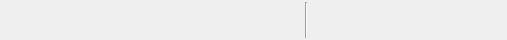
<?xml version="1.0" encoding="UTF-8"?>
<ui version="4.0">
 <class>MenueClass</class>
 <widget class="QWidget" name="MenueClass">
  <property name="geometry">
   <rect>
    <x>0</x>
    <y>0</y>
    <width>507</width>
    <height>40</height>
   </rect>
  </property>
  <property name="sizePolicy">
   <sizepolicy hsizetype="MinimumExpanding" vsizetype="Fixed">
    <horstretch>0</horstretch>
    <verstretch>0</verstretch>
   </sizepolicy>
  </property>
  <property name="minimumSize">
   <size>
    <width>0</width>
    <height>40</height>
   </size>
  </property>
  <property name="maximumSize">
   <size>
    <width>1000</width>
    <height>40</height>
   </size>
  </property>
  <property name="windowTitle">
   <string>WinMusik 3.0</string>
  </property>
  <property name="windowIcon">
   <iconset resource="../resources.qrc">
    <normaloff>:/devices25/resources/tr25x25-0015.png</normaloff>:/devices25/resources/tr25x25-0015.png</iconset>
  </property>
  <layout class="QHBoxLayout" name="horizontalLayout_3">
   <property name="margin">
    <number>2</number>
   </property>
   <item>
    <widget class="QFrame" name="frame">
     <property name="enabled">
      <bool>true</bool>
     </property>
     <property name="sizePolicy">
      <sizepolicy hsizetype="Preferred" vsizetype="Preferred">
       <horstretch>0</horstretch>
       <verstretch>0</verstretch>
      </sizepolicy>
     </property>
     <property name="styleSheet">
      <string notr="true"/>
     </property>
     <property name="frameShape">
      <enum>QFrame::NoFrame</enum>
     </property>
     <property name="frameShadow">
      <enum>QFrame::Plain</enum>
     </property>
     <property name="lineWidth">
      <number>0</number>
     </property>
     <property name="midLineWidth">
      <number>0</number>
     </property>
     <layout class="QHBoxLayout" name="horizontalLayout">
      <property name="spacing">
       <number>0</number>
      </property>
      <property name="margin">
       <number>0</number>
      </property>
      <item>
       <widget class="WMToolButton" name="toolButton_1">
        <property name="toolTip">
         <string>Music Cassette</string>
        </property>
        <property name="styleSheet">
         <string notr="true"/>
        </property>
        <property name="text">
         <string/>
        </property>
        <property name="icon">
         <iconset resource="../resources.qrc">
          <normaloff>:/devices25/resources/tr25x25-0001.png</normaloff>:/devices25/resources/tr25x25-0001.png</iconset>
        </property>
        <property name="iconSize">
         <size>
          <width>25</width>
          <height>25</height>
         </size>
        </property>
        <property name="autoRaise">
         <bool>true</bool>
        </property>
       </widget>
      </item>
      <item>
       <widget class="WMToolButton" name="toolButton_2">
        <property name="toolTip">
         <string>Audio CD</string>
        </property>
        <property name="styleSheet">
         <string notr="true"/>
        </property>
        <property name="text">
         <string/>
        </property>
        <property name="icon">
         <iconset resource="../resources.qrc">
          <normaloff>:/devices25/resources/tr25x25-0002.png</normaloff>:/devices25/resources/tr25x25-0002.png</iconset>
        </property>
        <property name="iconSize">
         <size>
          <width>25</width>
          <height>25</height>
         </size>
        </property>
        <property name="autoRaise">
         <bool>true</bool>
        </property>
       </widget>
      </item>
      <item>
       <widget class="WMToolButton" name="toolButton_3">
        <property name="toolTip">
         <string>Data Storage</string>
        </property>
        <property name="styleSheet">
         <string notr="true"/>
        </property>
        <property name="text">
         <string/>
        </property>
        <property name="icon">
         <iconset resource="../resources.qrc">
          <normaloff>:/devices25/resources/tr25x25-0003.png</normaloff>:/devices25/resources/tr25x25-0003.png</iconset>
        </property>
        <property name="iconSize">
         <size>
          <width>25</width>
          <height>25</height>
         </size>
        </property>
        <property name="autoRaise">
         <bool>true</bool>
        </property>
       </widget>
      </item>
      <item>
       <widget class="WMToolButton" name="toolButton_4">
        <property name="toolTip">
         <string>Record</string>
        </property>
        <property name="styleSheet">
         <string notr="true"/>
        </property>
        <property name="text">
         <string/>
        </property>
        <property name="icon">
         <iconset resource="../resources.qrc">
          <normaloff>:/devices25/resources/tr25x25-0004.png</normaloff>:/devices25/resources/tr25x25-0004.png</iconset>
        </property>
        <property name="iconSize">
         <size>
          <width>25</width>
          <height>25</height>
         </size>
        </property>
        <property name="autoRaise">
         <bool>true</bool>
        </property>
       </widget>
      </item>
      <item>
       <widget class="WMToolButton" name="toolButton_5">
        <property name="toolTip">
         <string>VHS-Tape</string>
        </property>
        <property name="styleSheet">
         <string notr="true"/>
        </property>
        <property name="text">
         <string/>
        </property>
        <property name="icon">
         <iconset resource="../resources.qrc">
          <normaloff>:/devices25/resources/tr25x25-0005.png</normaloff>:/devices25/resources/tr25x25-0005.png</iconset>
        </property>
        <property name="iconSize">
         <size>
          <width>25</width>
          <height>25</height>
         </size>
        </property>
        <property name="autoRaise">
         <bool>true</bool>
        </property>
       </widget>
      </item>
      <item>
       <widget class="WMToolButton" name="toolButton_6">
        <property name="toolTip">
         <string>Other</string>
        </property>
        <property name="styleSheet">
         <string notr="true"/>
        </property>
        <property name="text">
         <string/>
        </property>
        <property name="icon">
         <iconset resource="../resources.qrc">
          <normaloff>:/devices25/resources/tr25x25-0006.png</normaloff>:/devices25/resources/tr25x25-0006.png</iconset>
        </property>
        <property name="iconSize">
         <size>
          <width>25</width>
          <height>25</height>
         </size>
        </property>
        <property name="autoRaise">
         <bool>true</bool>
        </property>
       </widget>
      </item>
      <item>
       <widget class="WMToolButton" name="toolButton_7">
        <property name="toolTip">
         <string>MP3-CD</string>
        </property>
        <property name="styleSheet">
         <string notr="true"/>
        </property>
        <property name="text">
         <string/>
        </property>
        <property name="icon">
         <iconset resource="../resources.qrc">
          <normaloff>:/devices25/resources/tr25x25-0007.png</normaloff>:/devices25/resources/tr25x25-0007.png</iconset>
        </property>
        <property name="iconSize">
         <size>
          <width>25</width>
          <height>25</height>
         </size>
        </property>
        <property name="autoRaise">
         <bool>true</bool>
        </property>
       </widget>
      </item>
      <item>
       <widget class="WMToolButton" name="toolButton_8">
        <property name="toolTip">
         <string>Tape</string>
        </property>
        <property name="styleSheet">
         <string notr="true"/>
        </property>
        <property name="text">
         <string/>
        </property>
        <property name="icon">
         <iconset resource="../resources.qrc">
          <normaloff>:/devices25/resources/tr25x25-0008.png</normaloff>:/devices25/resources/tr25x25-0008.png</iconset>
        </property>
        <property name="iconSize">
         <size>
          <width>25</width>
          <height>25</height>
         </size>
        </property>
        <property name="autoRaise">
         <bool>true</bool>
        </property>
       </widget>
      </item>
      <item>
       <widget class="WMToolButton" name="toolButton_9">
        <property name="toolTip">
         <string>Audio DVD</string>
        </property>
        <property name="autoFillBackground">
         <bool>false</bool>
        </property>
        <property name="styleSheet">
         <string notr="true"/>
        </property>
        <property name="text">
         <string/>
        </property>
        <property name="icon">
         <iconset resource="../resources.qrc">
          <normaloff>:/devices25/resources/tr25x25-0009.png</normaloff>:/devices25/resources/tr25x25-0009.png</iconset>
        </property>
        <property name="iconSize">
         <size>
          <width>25</width>
          <height>25</height>
         </size>
        </property>
        <property name="autoRaise">
         <bool>true</bool>
        </property>
       </widget>
      </item>
     </layout>
    </widget>
   </item>
   <item>
    <widget class="Line" name="line">
     <property name="orientation">
      <enum>Qt::Vertical</enum>
     </property>
    </widget>
   </item>
   <item>
    <widget class="QFrame" name="frame_2">
     <property name="enabled">
      <bool>true</bool>
     </property>
     <property name="sizePolicy">
      <sizepolicy hsizetype="Preferred" vsizetype="Preferred">
       <horstretch>0</horstretch>
       <verstretch>0</verstretch>
      </sizepolicy>
     </property>
     <property name="styleSheet">
      <string notr="true"/>
     </property>
     <property name="frameShape">
      <enum>QFrame::NoFrame</enum>
     </property>
     <property name="frameShadow">
      <enum>QFrame::Plain</enum>
     </property>
     <property name="lineWidth">
      <number>0</number>
     </property>
     <property name="midLineWidth">
      <number>0</number>
     </property>
     <layout class="QHBoxLayout" name="horizontalLayout_2">
      <property name="spacing">
       <number>0</number>
      </property>
      <property name="margin">
       <number>0</number>
      </property>
      <item>
       <widget class="QToolButton" name="searchButton">
        <property name="toolTip">
         <string>Search</string>
        </property>
        <property name="autoFillBackground">
         <bool>false</bool>
        </property>
        <property name="styleSheet">
         <string notr="true"/>
        </property>
        <property name="text">
         <string/>
        </property>
        <property name="icon">
         <iconset resource="../resources.qrc">
          <normaloff>:/devices25/resources/tr25x25-0012.png</normaloff>:/devices25/resources/tr25x25-0012.png</iconset>
        </property>
        <property name="iconSize">
         <size>
          <width>25</width>
          <height>25</height>
         </size>
        </property>
        <property name="autoRaise">
         <bool>true</bool>
        </property>
       </widget>
      </item>
      <item>
       <widget class="QToolButton" name="propertiesButton">
        <property name="toolTip">
         <string>Properties</string>
        </property>
        <property name="autoFillBackground">
         <bool>false</bool>
        </property>
        <property name="styleSheet">
         <string notr="true"/>
        </property>
        <property name="text">
         <string/>
        </property>
        <property name="icon">
         <iconset resource="../resources.qrc">
          <normaloff>:/devices25/resources/tr25x25-0011.png</normaloff>:/devices25/resources/tr25x25-0011.png</iconset>
        </property>
        <property name="iconSize">
         <size>
          <width>25</width>
          <height>25</height>
         </size>
        </property>
        <property name="autoRaise">
         <bool>true</bool>
        </property>
       </widget>
      </item>
      <item>
       <widget class="QToolButton" name="coverButton">
        <property name="toolTip">
         <string>Print Cover</string>
        </property>
        <property name="autoFillBackground">
         <bool>false</bool>
        </property>
        <property name="styleSheet">
         <string notr="true"/>
        </property>
        <property name="text">
         <string/>
        </property>
        <property name="icon">
         <iconset resource="../resources.qrc">
          <normaloff>:/devices25/resources/tr25x25-0010.png</normaloff>:/devices25/resources/tr25x25-0010.png</iconset>
        </property>
        <property name="iconSize">
         <size>
          <width>25</width>
          <height>25</height>
         </size>
        </property>
        <property name="autoRaise">
         <bool>true</bool>
        </property>
       </widget>
      </item>
      <item>
       <widget class="QToolButton" name="playlistButton">
        <property name="toolTip">
         <string>Manage Playlists</string>
        </property>
        <property name="autoFillBackground">
         <bool>false</bool>
        </property>
        <property name="styleSheet">
         <string notr="true"/>
        </property>
        <property name="text">
         <string/>
        </property>
        <property name="icon">
         <iconset resource="../resources.qrc">
          <normaloff>:/devices25/resources/tr25x25-0016.png</normaloff>:/devices25/resources/tr25x25-0016.png</iconset>
        </property>
        <property name="iconSize">
         <size>
          <width>25</width>
          <height>25</height>
         </size>
        </property>
        <property name="autoRaise">
         <bool>true</bool>
        </property>
       </widget>
      </item>
      <item>
       <widget class="QToolButton" name="aboutButton">
        <property name="toolTip">
         <string>about WinMusik</string>
        </property>
        <property name="autoFillBackground">
         <bool>false</bool>
        </property>
        <property name="styleSheet">
         <string notr="true"/>
        </property>
        <property name="text">
         <string/>
        </property>
        <property name="icon">
         <iconset resource="../resources.qrc">
          <normaloff>:/devices25/resources/home.png</normaloff>:/devices25/resources/home.png</iconset>
        </property>
        <property name="iconSize">
         <size>
          <width>25</width>
          <height>25</height>
         </size>
        </property>
        <property name="autoRaise">
         <bool>true</bool>
        </property>
       </widget>
      </item>
      <item>
       <spacer name="horizontalSpacer">
        <property name="orientation">
         <enum>Qt::Horizontal</enum>
        </property>
        <property name="sizeHint" stdset="0">
         <size>
          <width>40</width>
          <height>20</height>
         </size>
        </property>
       </spacer>
      </item>
     </layout>
    </widget>
   </item>
  </layout>
 </widget>
 <layoutdefault spacing="6" margin="11"/>
 <customwidgets>
  <customwidget>
   <class>WMToolButton</class>
   <extends>QToolButton</extends>
   <header>wmtoolbutton.h</header>
  </customwidget>
 </customwidgets>
 <resources>
  <include location="../resources.qrc"/>
 </resources>
 <connections/>
</ui>
